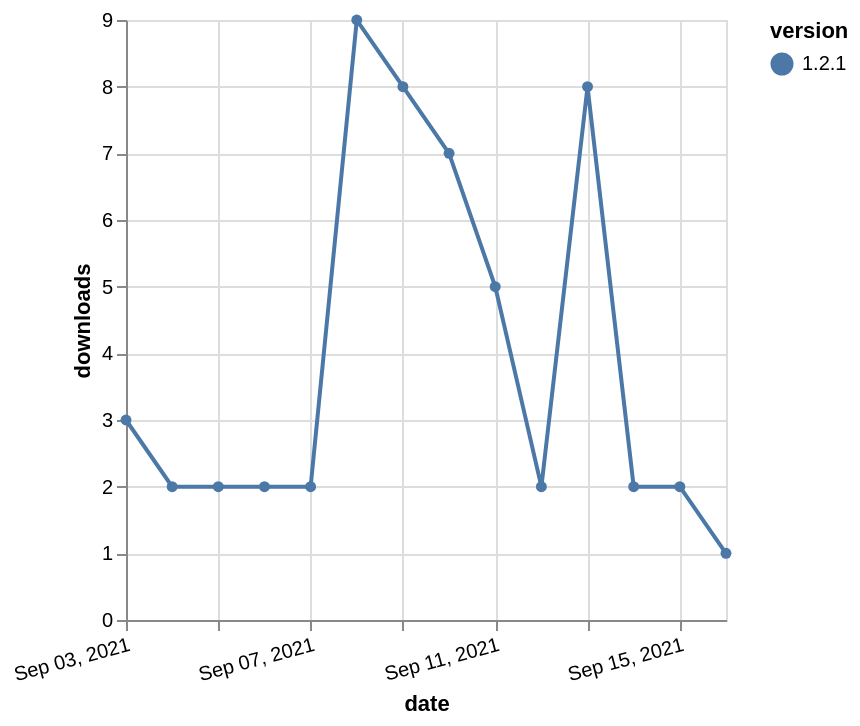

Vega-Lite specification for this chart:
### Vega-Lite specification from a JSON file in a GitHub repository (floating-point values rounded to 4 significant figures)
{"$schema": "https://vega.github.io/schema/vega-lite/v5.json", "description": "A simple bar chart with embedded data.", "data": {"values": [{"date": "2021-09-03", "total": 2961, "delta": 3, "version": "1.2.1"}, {"date": "2021-09-04", "total": 2963, "delta": 2, "version": "1.2.1"}, {"date": "2021-09-05", "total": 2965, "delta": 2, "version": "1.2.1"}, {"date": "2021-09-06", "total": 2967, "delta": 2, "version": "1.2.1"}, {"date": "2021-09-07", "total": 2969, "delta": 2, "version": "1.2.1"}, {"date": "2021-09-08", "total": 2978, "delta": 9, "version": "1.2.1"}, {"date": "2021-09-09", "total": 2986, "delta": 8, "version": "1.2.1"}, {"date": "2021-09-10", "total": 2993, "delta": 7, "version": "1.2.1"}, {"date": "2021-09-11", "total": 2998, "delta": 5, "version": "1.2.1"}, {"date": "2021-09-12", "total": 3000, "delta": 2, "version": "1.2.1"}, {"date": "2021-09-13", "total": 3008, "delta": 8, "version": "1.2.1"}, {"date": "2021-09-14", "total": 3010, "delta": 2, "version": "1.2.1"}, {"date": "2021-09-15", "total": 3012, "delta": 2, "version": "1.2.1"}, {"date": "2021-09-16", "total": 3013, "delta": 1, "version": "1.2.1"}]}, "width": "container", "mark": {"type": "line", "point": {"filled": true}}, "encoding": {"x": {"field": "date", "type": "temporal", "timeUnit": "yearmonthdate", "title": "date", "axis": {"labelAngle": -15}}, "y": {"field": "delta", "type": "quantitative", "title": "downloads"}, "color": {"field": "version", "type": "nominal"}, "tooltip": {"field": "delta"}}}
